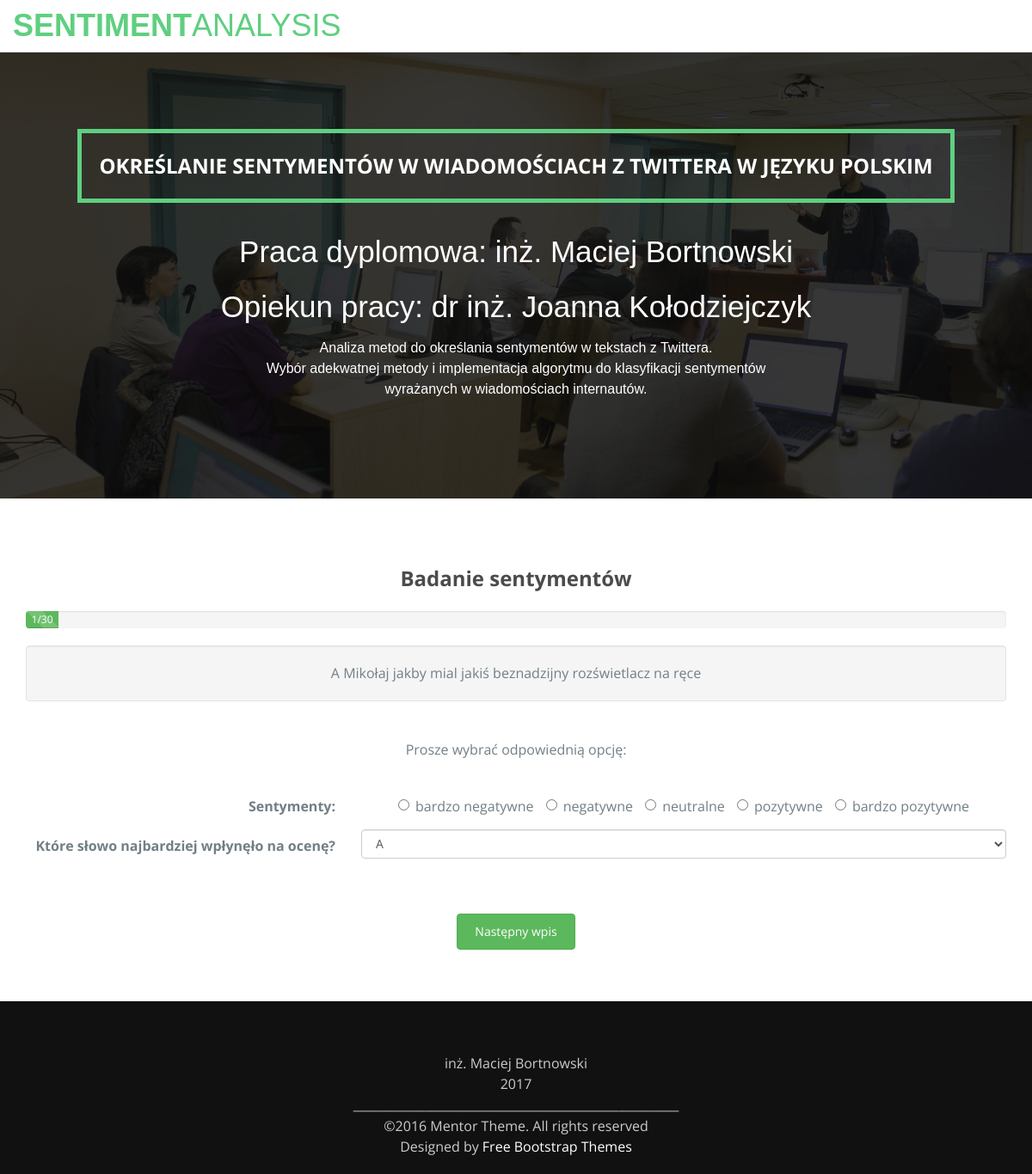
The app's page /polls/5/ with its own data.
### polls/models.py (models this page shows, shortened)
class Question (models.Model):
    question_text = models.CharField(max_length = 140)
    pub_date = models.DateTimeField('date published')

class Choice (models.Model):
    answer_text = models.CharField(max_length = 20)
    votes = models.IntegerField(default = 0)
    question = models.ForeignKey(Question, on_delete=models.CASCADE)

### polls/views.py (the view)
# urls.py: url(r'^(?P<question_id>[0-9]+)/$', views.detail, name = "detail"),
def detail(request, question_id):
    question = Question.objects.get(pk=question_id)
    counter = request.session.get('counter', 1)
    request.session.modified = True
    counter_bar = (counter/30)*100
    return render(request, 'polls/detail.html', {'question': question, 'counter_bar':counter_bar, 'counter':counter})

### polls/models.py (called while the page is built)
    def __str__(self):
        return self.answer_text

### polls/templates/polls/detail.html (shortened to what this page needs)
{% extends 'polls/base.html' %}
{% block main_content %}
			<div class="container">
			  <h2>Badanie sentymentów</h2>
			<div class="progress">
				<div class="progress-bar progress-bar-success progress-bar-striped active" role="progressbar" aria-valuenow="100"
					aria-valuemin="0" aria-valuemax="100" style="width:{{ counter_bar }}%">
					{{ counter }}/30
				</div>
			</div>
			  <div class="well"> {{ question.question_text}} </div>
			  <br>
			  <p>Prosze wybrać odpowiednią opcję:</p>
			  <br>
			  <form class="form-horizontal" role="form" action="{% url 'polls:vote' question.id %}" method="post">
				<div class="form-group">
					<label class="col-sm-4 control-label">Sentymenty:</label>
					<div class="col-sm-8">
                        {% for choice in question.choice_set.all %}
						<label class="radio-inline"> <input type="radio" name="choice" id="choice{{forloop.counter}} "
															value="{{choice.id}}"> {{ choice.answer_text }}  </label>
						{% endfor %}
					</div>
				</div>
				  <div class="form-group">
					<label for="choice2" class="col-sm-4 control-label">Które słowo najbardziej wpłynęło na ocenę?</label>
					<div class="col-sm-8">
					<select class="form-control" id="choice2" name="choice2">
						{% for choice2 in question.choice2_set.all %}
						<option name="choice2" id="choice2{{forloop.counter}} " value="{{choice2.id}}">{{ choice2 }}</option>
						{% endfor %}
					</select>
					</div>
				  </div>
				<br><br>
				<button type="submit" class="btn btn-success">Następny wpis</button>
			  </form>
			</div>
{% endblock %}

### polls/templates/polls/base.html (shortened to what this page needs)
{% load staticfiles %}
<!DOCTYPE html>
<html lang="en">
  <head>
    <link rel="stylesheet" type="text/css" href="{% static 'polls/css/font-awesome.min.css' %}"/>
    <link rel="stylesheet" type="text/css" href="{% static 'polls/css/bootstrap.min.css' %}"/>
    <link rel="stylesheet" type="text/css" href="{% static 'polls/css/imagehover.min.css' %}"/>
    <link rel="stylesheet" type="text/css" href="{% static 'polls/css/style.css' %}"/>
  </head>
  <body>
    <nav class="navbar navbar-default navbar-fixed-top">
      <div class="container">
        <div class="navbar-header">
        <a class="navbar-brand" href="{% url 'polls:index' %}">Sentiment<span>analysis</span></a>
        </div>
        <div class="collapse navbar-collapse" id="myNavbar">
        </div>
      </div>
    </nav>
    <div class="banner">
      <div class="bg-color">
        <div class="container">
          <div class="row">
            <div class="banner-text text-center">
              <div class="text-border">
                <h2 class="text-dec">Określanie sentymentów w wiadomościach z Twittera w języku polskim</h2>
              </div>
              <div class="intro-para text-center quote">
                <p class="big-text">Praca dyplomowa: inż. Maciej Bortnowski</p>
				<p class="big-text">Opiekun pracy: dr inż. Joanna Kołodziejczyk</p>
                <p class="small-text">Analiza metod do określania sentymentów w tekstach z Twittera.<br>Wybór adekwatnej metody i implementacja algorytmu do klasyfikacji sentymentów <br>wyrażanych w wiadomościach internautów.</p>
              </div>
            </div>
          </div>
        </div>
      </div>
    </div>
    <section id ="vote" class="section-padding">
      <div class="container">
        <div class="row">
          <div class="header-section text-center">
              {% block main_content %}
              {% endblock %}
          </div>
        </div>
      </div>
    </section>
    <footer id="footer" class="footer">
      <div class="container text-center">
		inż. Maciej Bortnowski <br>
		2017<br>
		______________________________________________________<br>
        ©2016 Mentor Theme. All rights reserved
        <div class="credits">
            Designed by <a href="https://bootstrapmade.com/">Free Bootstrap Themes</a>
        </div>
      </div>
    </footer>
  </body>
</html>

### polls/static/polls/css/style.css (style rules this page uses)
body { font-size: 15px; line-height: 1.52; color: #717f86; font-size: 16px; font-family: 'Open Sans', sans-serif; font-weight: 400; }
.section-padding { padding: 60px 0px; }
h1, h2, h3, h4, h5, h6 { font-family: Open Sans, sans-serif; font-weight: 700; color: #4B4B4C; }
a { color: #5fcf80; }
.navbar-default .navbar-brand { color: #5FCF80; }
.navbar-default { background-color: #ffffff; }
.navbar-default .navbar-brand { font-family: 'Dosis', sans-serif !important; font-weight: 700; text-transform: uppercase; padding: 0px; height: inherit; font-size: 36px; margin: 20px 0px; }
.navbar-default .navbar-brand span { font-weight: 100 !important; }
.navbar { margin-bottom: 0px; }
.banner { background: url('../img/bg-banner.jpg') no-repeat center top; background-size: cover; min-height: 580px; position: relative; }
.bg-color { background-color: RGBA(12, 11, 11, 0.82); min-height: 580px; }
.text-dec { font-size: 24px; padding: 10px 20px; margin: 15px 0; text-transform: uppercase; color: #fff; }
.text-border { border: 5px solid #5FCF80; display: inline-block; margin-top: 150px; }
.intro-para { font-family: 'Alegreya Sans', sans-serif; font-size: 45px; color: #fff; margin-top: 30px; }
.big-text { font-size: 35px; }
.small-text { font-size: 16px; }
h2 { font-size: 24px; padding-bottom: 15px; }
.footer { padding: 60px 0 20px; background: #111; color: #ccc; }
.footer a { color: #fff; }
.btn { padding: 10px 20px; }

### records on screen
Question: question_text "A Mikołaj jakby mial jakiś beznadzijny rozświetlacz na ręce"
Choice: answer_text "bardzo negatywne"
Choice: answer_text "negatywne"
Choice: answer_text "neutralne"
Choice: answer_text "pozytywne"
Choice: answer_text "bardzo pozytywne"

### other values on screen
{{ counter }} "1"
form field choice2 "A"
